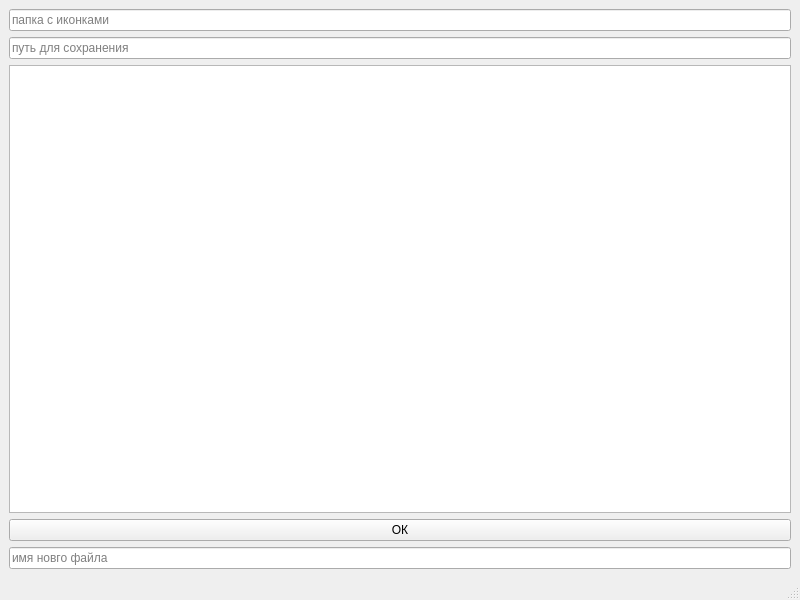
<?xml version="1.0" encoding="UTF-8"?>
<ui version="4.0">
 <class>MainWindow</class>
 <widget class="QMainWindow" name="MainWindow">
  <property name="geometry">
   <rect>
    <x>0</x>
    <y>0</y>
    <width>800</width>
    <height>600</height>
   </rect>
  </property>
  <property name="windowTitle">
   <string>MainWindow</string>
  </property>
  <widget class="QWidget" name="centralwidget">
   <layout class="QVBoxLayout" name="verticalLayout">
    <item>
     <widget class="QLineEdit" name="le_path_base">
      <property name="placeholderText">
       <string>папка с иконками</string>
      </property>
     </widget>
    </item>
    <item>
     <widget class="QLineEdit" name="le_path">
      <property name="placeholderText">
       <string>путь для сохранения</string>
      </property>
     </widget>
    </item>
    <item>
     <widget class="QTableWidget" name="tbl"/>
    </item>
    <item>
     <widget class="QPushButton" name="btn_ok">
      <property name="text">
       <string>ОК</string>
      </property>
     </widget>
    </item>
    <item>
     <widget class="QLineEdit" name="le_name">
      <property name="placeholderText">
       <string>имя новго файла</string>
      </property>
     </widget>
    </item>
   </layout>
  </widget>
  <widget class="QMenuBar" name="menubar">
   <property name="geometry">
    <rect>
     <x>0</x>
     <y>0</y>
     <width>800</width>
     <height>21</height>
    </rect>
   </property>
  </widget>
  <widget class="QStatusBar" name="statusbar"/>
 </widget>
 <resources/>
 <connections/>
</ui>
